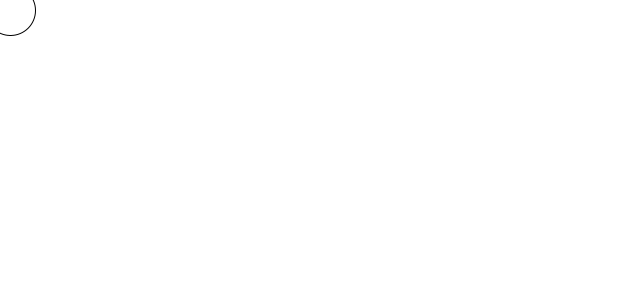
Frame 1 (no input)
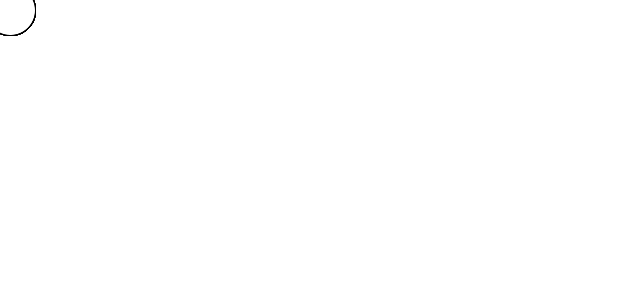
Frame 60 (the mouse pressed at the canvas centre just before this capture)
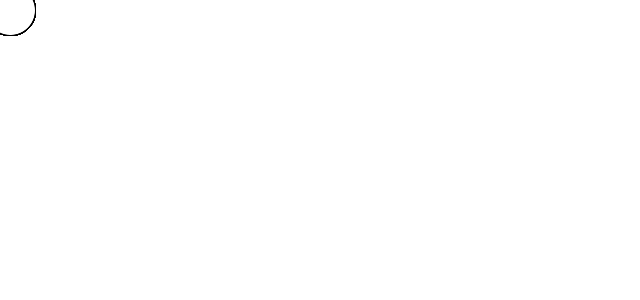
Frame 120 (the mouse held since frame 60 and released just before this capture)

The Processing sketch that drew these frames (run headless with seeded random() and noise(); from frame 60 on, the mouse is pressed at the canvas centre):

// Processing sketch: sketch_240521a
// ── sketch_240521a.pde
void setup() {
 size(640, 300);
 background(255,255,255);
}
void draw(){
  circle(10, 10, 50);
}
